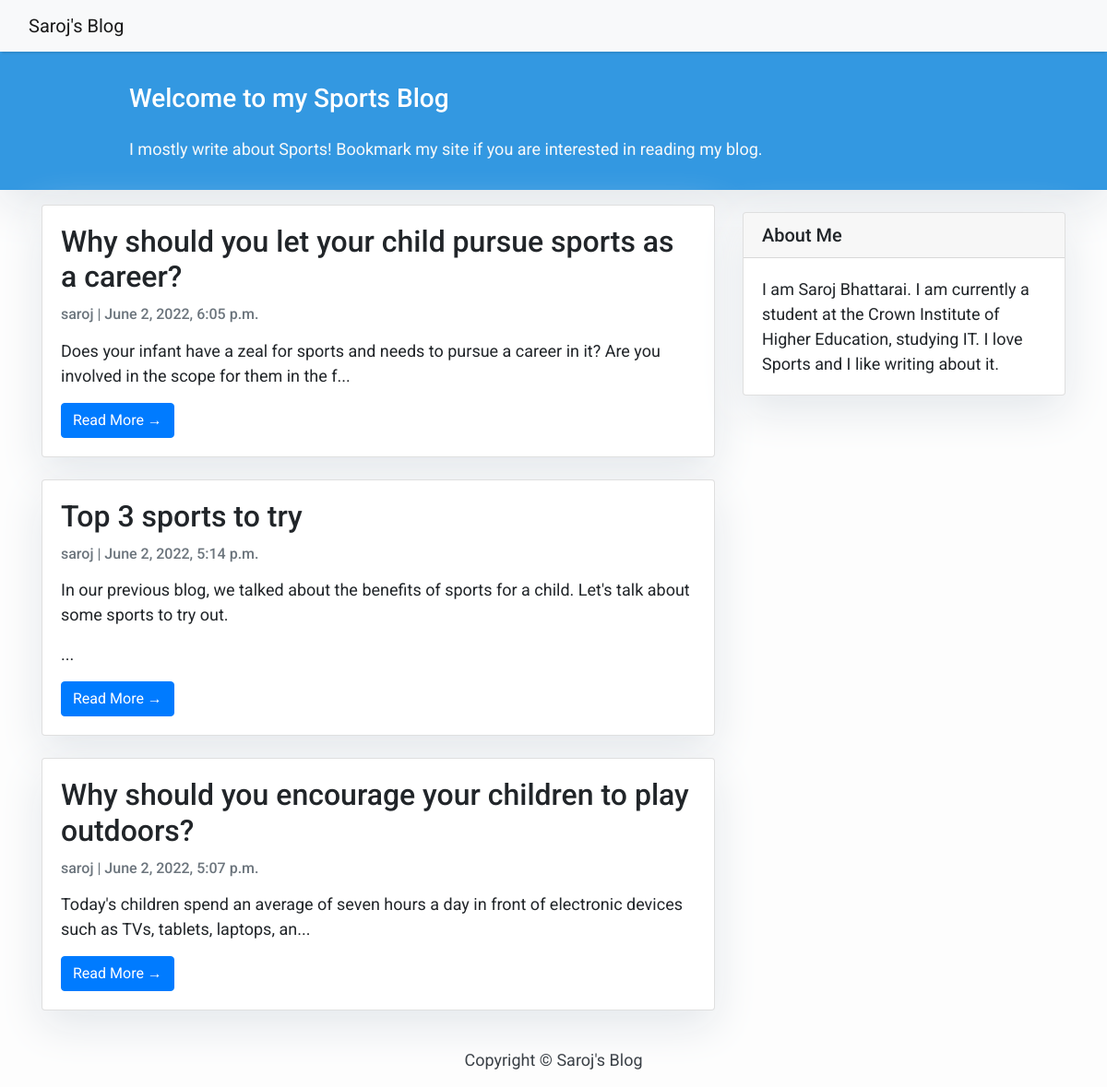
The page / on the database its author committed.
### blog/models.py (models this page shows, shortened)
class Post(models.Model):
    title = models.CharField(max_length=200, unique=True)
    slug = models.SlugField(max_length=200, unique=True)
    author = models.ForeignKey(User, on_delete= models.CASCADE,related_name='blog_posts')
    updated_on = models.DateTimeField(auto_now= True)
    content = models.TextField()
    created_on = models.DateTimeField(auto_now_add=True)
    status = models.IntegerField(choices=STATUS, default=0)
    class Meta:
        ordering = ['-created_on']

### blog/views.py (the view)
# urls.py: path('', views.PostList.as_view(), name='home'),
class PostList(generic.ListView):
    queryset = Post.objects.filter(status=1).order_by('-created_on')
    template_name = 'index.html'

### templates/index.html (shortened to what this page needs)
{% extends "base.html" %} {% block content %}
<header class="masthead">
  <div class="container">
    <div class="row">
      <div class="col-md-8 col-md-10 mx-auto">
        <div class="site-heading">
          <h3 class="site-heading my-4 mt-3 text-white">
            Welcome to my Sports Blog
          </h3>
          <p class="text-light">
            I mostly write about Sports! Bookmark my site if you are interested
            in reading my blog. &nbsp
          </p>
        </div>
      </div>
    </div>
  </div>
</header>
<div class="container">
  <div class="row">
    <div class="col-md-8 mt-3 left">
      {% for post in post_list %}
      <div class="card mb-4">
        <div class="card-body">
          <h2 class="card-title">{{ post.title }}</h2>
          <p class="card-text text-muted h6">
            {{ post.author }} | {{ post.created_on}}
          </p>
          <p class="card-text">{{post.content | safe | slice:":140" }}...</p>
          <a href="{% url 'post_detail' post.slug  %}" class="btn btn-primary">
            Read More &rarr;
          </a>
        </div>
      </div>
      {% endfor %}
    </div>
    {% block sidebar %} {% include 'sidebar.html' %} {% endblock sidebar %}
  </div>
</div>
{%endblock%}

### templates/base.html (shortened to what this page needs)
<!DOCTYPE html>
<html>
  <head>
    <link
      rel="stylesheet"
      href="https://maxcdn.bootstrapcdn.com/bootstrap/4.0.0/css/bootstrap.min.css"
    />
  </head>
  <body>
    <nav
      class="navbar navbar-expand-lg navbar-light bg-light shadow"
      id="mainNav"
    >
      <div class="container-fluid">
        <a class="navbar-brand center" href="{% url 'home' %}">
          Saroj's Blog
        </a>
      </div>
    </nav>
    {% block content %}{% endblock content %}
    <footer class="py-3 bg-grey">
      <p class="m-0 text-dark text-center">Copyright &copy; Saroj's Blog</p>
    </footer>
  </body>
</html>

### templates/sidebar.html (shortened to what this page needs)
{% block sidebar %}
<div class="col-md-4 float-right">
  <div class="card my-4">
    <h5 class="card-header">About Me</h5>
    <div class="card-body">
      <p class="card-text">
        I am Saroj Bhattarai. I am currently a student at the Crown Institute of
        Higher Education, studying IT. I love Sports and I like writing about
        it.
      </p>
    </div>
  </div>
</div>
{% endblock sidebar %}

### templates/base.html (style rules this page uses)
body { font-family: "Roboto", sans-serif; font-size: 17px; background-color: #fdfdfd; }
.shadow { box-shadow: 0 4px 2px -2px rgba(0, 0, 0, 0.1); }
.masthead { background: #3398e1; height: auto; padding-bottom: 15px; box-shadow: 0 16px 48px #e3e7eb; padding-top: 10px; }

### templates/index.html (style rules this page uses)
body { font-family: "Roboto", sans-serif; font-size: 18px; background-color: #fdfdfd; }
.card { box-shadow: 0 16px 48px #e3e7eb; }

### templates/sidebar.html (style rules this page uses)
.card { box-shadow: 0 16px 48px #e3e7eb; }

### rows shown on the page
Post: title "Why should you let your child pursue sports as a career?", author "saroj", created_on "June 2, 2022, 6:05 p.m.", content "Does your infant have a zeal for sports and needs to pursue a career in it? Are you involved in the scope for them in the f"
Post: title "Top 3 sports to try", author "saroj", created_on "June 2, 2022, 5:14 p.m.", content "In our previous blog, we talked about the benefits of sports for a child. Let's talk about some sports to try out."
Post: title "Why should you encourage your children to play outdoors?", author "saroj", created_on "June 2, 2022, 5:07 p.m.", content "Today's children spend an average of seven hours a day in front of electronic devices such as TVs, tablets, laptops, an"
